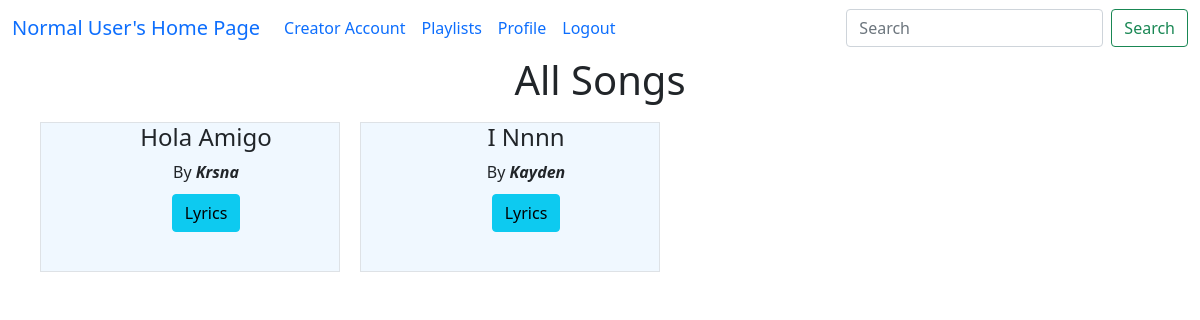
Page /all_songs/1 on the earlier database version.
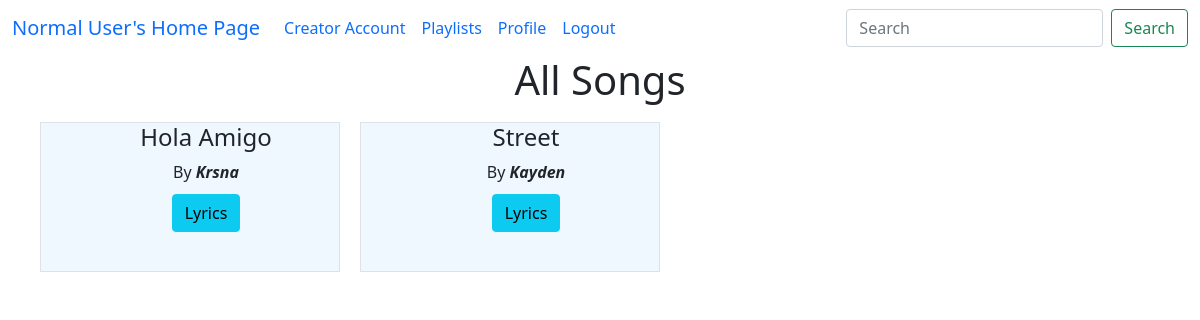
Same page on the later database version.
### model1.py (models this page shows, shortened)
class Song(db.Model):
    song_id = db.Column(db.Integer, primary_key=True)
    song_name = db.Column(db.String(100), nullable=False)
    song_artist = db.Column(db.String(100))
    song_language = db.Column(db.String(30))
    song_genre = db.Column(db.String(50))
    song_lyrics = db.Column(db.Text())   # variable string size
    song_duration = db.Column(db.Integer)  # in seconds
    release_date = db.Column(db.String(20))
    creator_id = db.Column(db.Integer, db.ForeignKey("user.user_id"), nullable=False)
    album_id = db.Column(db.Integer, db.ForeignKey("album.album_id") ,default=None)
    song_path = db.Column(db.String(255),default=None)
    song_thumbnail = db.Column(db.String(255),default=None)
    song_play_count = db.Column(db.Integer, default=0)
    song_flag = db.Column(db.Boolean,default=False)
    song_avg_rating = db.Column(db.Float(), default=0) # included later during devlopement
    creator = db.relationship("User", backref="songs")

### app.py (the view)
@app.route("/all_songs/<int:u_id>")
def all_songs(u_id):
    songs = Song.query.filter(Song.song_flag==False).all()
    user = User.query.get(u_id)
    return render_template("all_songs_page.html",user=user,songs=songs)

### app.py (called while the page is built)
@app.context_processor
def search_processor():
    return {'searched': request.form.get("searched")}

### templates/all_songs_page.html (shortened to what this page needs)
<!doctype html>
<html lang="en">
<head>
    <link href="https://cdn.jsdelivr.net/npm/bootstrap@5.0.2/dist/css/bootstrap.min.css" rel="stylesheet"
>
</head>
<body>
    {% extends "general_user_navbar.html" %}
    {% block content %}
    <div class="container-fluid">
        <div class="container-fluid ">
            <h1 style="text-align: center;"><label for="songs">All Songs</label></h1>
                {% if songs|length == 0 %}
                <h2>No Songs Available</h2>
                {% else %}
                <div class=" songs container text-center " id="songs">
                <div class="row row-cols-4">
                    {% for song in songs %}
                    <div id="song" class="col  border border-primary-subtle" style="text-transform: capitalize; ">
                        <ul type="none">
                            <li>
                                <h4>{{song.song_name}}</h4>
                            </li>
                            <li>by <b><i>{{song.song_artist}}</i></b></li>
                            <li style="margin: 10px;"><a class="btn btn btn-info"
                                    href="/user_song_lyrics/{{user.user_id}}/{{song.song_id}}" type="button">Lyrics</a></li>
                        </ul>
                    </div>
                    {% endfor %}
                </div>
                {% endif %}
            </div>
        </div>
    </div>
    {% endblock %}

Differences in the rows shown:
changed Song "Kayden": song_name "I Nnnn" → "Street"
